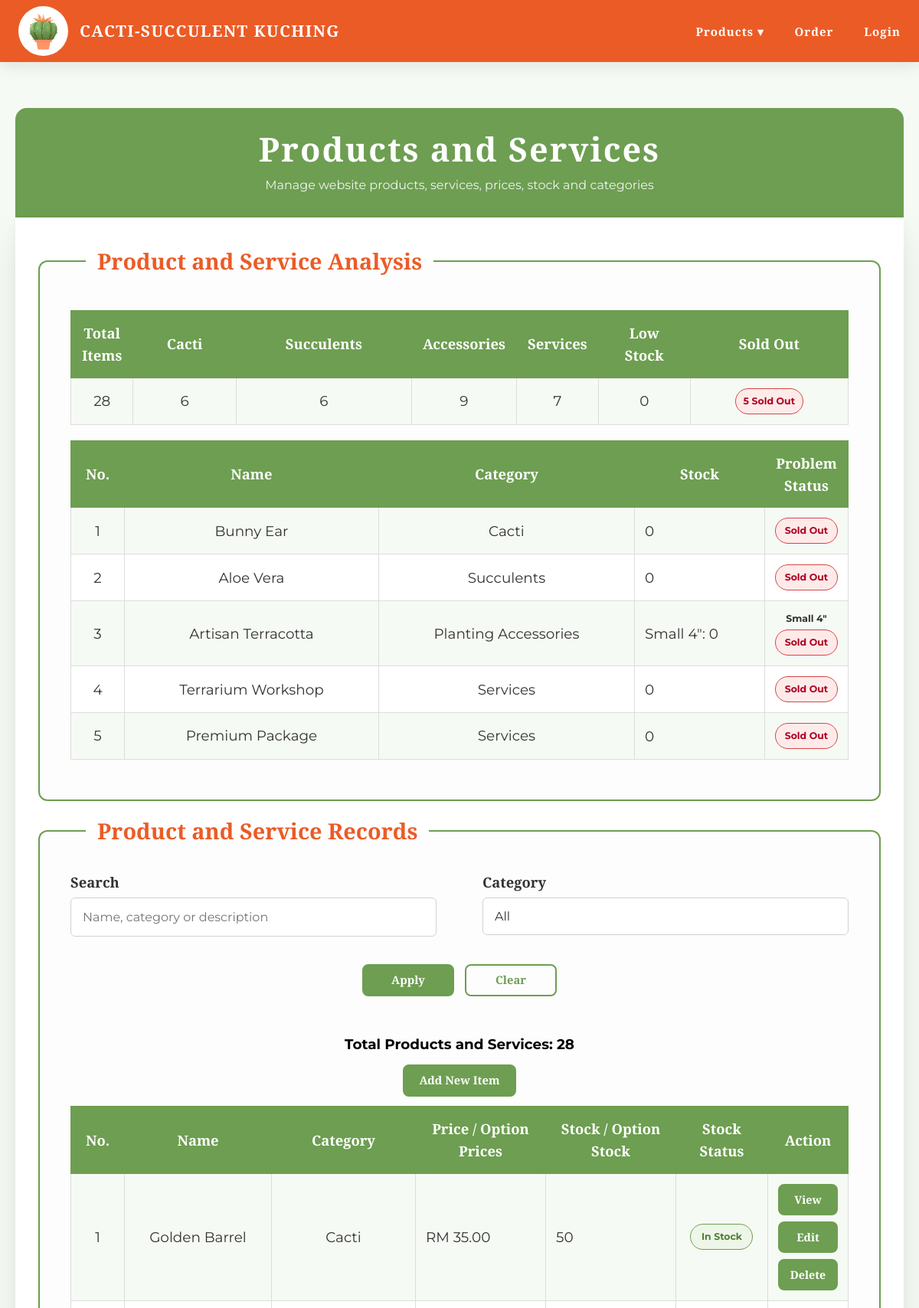
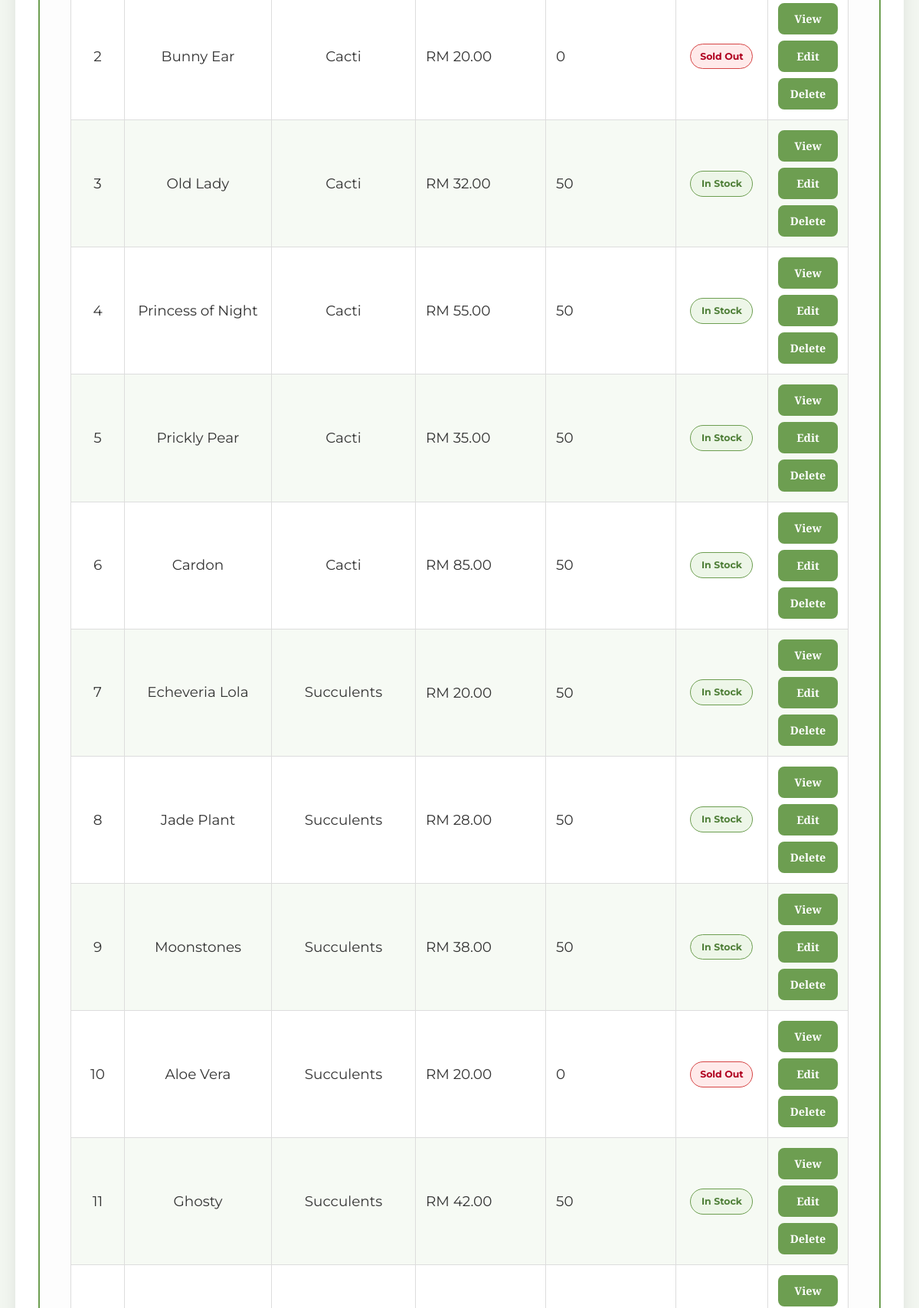
The app's page /view_product.php (signed in, upper part) with its own data (2 pictures, top to bottom).
### tables this page shows
CREATE TABLE `product` (
  `id` int(11) NOT NULL,
  `product_name` varchar(100) NOT NULL,
  `category` varchar(50) NOT NULL,
  `product_options` varchar(255) DEFAULT NULL,
  `description` text NOT NULL,
  `price` decimal(10,2) NOT NULL,
  `image_path` varchar(255) NOT NULL,
  `image_source` varchar(500) DEFAULT NULL,
  `stock_quantity` int(11) DEFAULT NULL
);

CREATE TABLE `product_option` (
  `id` int(11) NOT NULL,
  `product_id` int(11) NOT NULL,
  `option_name` varchar(100) NOT NULL,
  `option_price` decimal(10,2) NOT NULL,
  `option_stock` int(11) NOT NULL DEFAULT 50
);

### view_product.php (the view, shortened to what the rows shown need)
<?php
require_once('settings.php');
$create_option_table_sql = "
    CREATE TABLE IF NOT EXISTS product_option (
        id INT AUTO_INCREMENT PRIMARY KEY,
        product_id INT NOT NULL,
        option_name VARCHAR(100) NOT NULL,
        option_price DECIMAL(10,2) NOT NULL,
        option_stock INT NOT NULL DEFAULT 0,
        FOREIGN KEY (product_id) REFERENCES product(id) ON DELETE CASCADE
    )
";
mysqli_query($conn, $create_option_table_sql);
$filter_category = isset($_GET['category']) ? trim($_GET['category']) : "All";
$search_keyword = isset($_GET['keyword']) ? trim($_GET['keyword']) : "";
$search_like = "%" . $search_keyword . "%";
$category_order_sql = "
    CASE category
        WHEN 'Cacti' THEN 1
        WHEN 'Succulents' THEN 2
        WHEN 'Planting Accessories' THEN 3
        WHEN 'Services' THEN 4
        ELSE 5
    END
";
function get_admin_product_options($conn, $product_id) {
    $options = [];
    $sql = "SELECT option_name, option_price, option_stock
            FROM product_option
            WHERE product_id = ?
            ORDER BY id ASC";
    $stmt = mysqli_prepare($conn, $sql);
    mysqli_stmt_bind_param($stmt, "i", $product_id);
    mysqli_stmt_execute($stmt);
    $result = mysqli_stmt_get_result($stmt);
    if ($result && mysqli_num_rows($result) > 0) {
        while ($row = mysqli_fetch_assoc($result)) {
            $options[] = $row;
        }
    }
    return $options;
}
function format_admin_price_display($conn, $product_id, $price) {
    $options = get_admin_product_options($conn, $product_id);
    $price_lines = [];
    if (count($options) > 0) {
        foreach ($options as $option) {
            $price_lines[] = htmlspecialchars($option['option_name']) . ": RM " . htmlspecialchars(number_format((float)$option['option_price'], 2));
        }
        return implode("<br>", $price_lines);
    }
    return "RM " . htmlspecialchars(number_format((float)$price, 2));
}
function format_admin_stock_display($conn, $product_id, $stock_quantity) {
    $options = get_admin_product_options($conn, $product_id);
    $stock_lines = [];
    if (count($options) > 0) {
        foreach ($options as $option) {
            $stock_lines[] = htmlspecialchars($option['option_name']) . ": " . htmlspecialchars($option['option_stock']);
        }
        return implode("<br>", $stock_lines);
    }
    return htmlspecialchars($stock_quantity);
}
function format_admin_problem_stock_display($conn, $product_id, $stock_quantity) {
    $options = get_admin_product_options($conn, $product_id);
    $stock_lines = [];
    if (count($options) > 0) {
        foreach ($options as $option) {
            $option_stock = (int)$option['option_stock'];
            if ($option_stock == 0 || ($option_stock > 0 && $option_stock <= 5)) {
                $stock_lines[] = htmlspecialchars($option['option_name']) . ": " . htmlspecialchars($option_stock);
            }
        }
        if (count($stock_lines) > 0) {
            return implode("<br>", $stock_lines);
        }
        return "-";
    }
    return htmlspecialchars($stock_quantity);
}
function get_admin_stock_status_data($conn, $product_id, $stock_quantity) {
    $options = get_admin_product_options($conn, $product_id);
    $status_data = [
        "has_options" => false,
        "has_low_stock" => false,
        "has_sold_out" => false,
        "all_sold_out" => false,
        "full_status_html" => "",
        "problem_status_html" => ""
    ];
    if (count($options) > 0) {
        $status_data["has_options"] = true;
        $all_sold_out = true;
        $full_status_lines = [];
        $problem_status_lines = [];
        foreach ($options as $option) {
            $option_name = $option['option_name'];
            $option_stock = (int)$option['option_stock'];
            if ($option_stock > 0) {
                $all_sold_out = false;
            }
            if ($option_stock == 0) {
                $status_data["has_sold_out"] = true;
                $status_text = "Sold Out";
                $status_class = "admin-stock-soldout";
                $is_problem = true;
            } else if ($option_stock <= 5) {
                $status_data["has_low_stock"] = true;
                $status_text = "Low Stock";
                $status_class = "admin-stock-warning";
                $is_problem = true;
            } else {
                $status_text = "In Stock";
                $status_class = "admin-stock-normal";
                $is_problem = false;
            }
            $status_line =
                "<div class='product-option-status-line'>" .
                "<span class='product-option-status-name'>" . htmlspecialchars($option_name) . "</span>" .
                "<span class='" . htmlspecialchars($status_class) . "'>" . htmlspecialchars($status_text) . "</span>" .
                "</div>";
            $full_status_lines[] = $status_line;
            if ($is_problem) {
                $problem_status_lines[] = $status_line;
            }
        }
        $status_data["all_sold_out"] = $all_sold_out;
        $status_data["full_status_html"] = "<div class='product-option-status-list'>" . implode("", $full_status_lines) . "</div>";
        if (count($problem_status_lines) > 0) {
            $status_data["problem_status_html"] = "<div class='product-option-status-list'>" . implode("", $problem_status_lines) . "</div>";
        }
        return $status_data;
    }
    $stock_quantity = (int)$stock_quantity;
    if ($stock_quantity == 0) {
        $status_data["has_sold_out"] = true;
        $status_data["all_sold_out"] = true;
        $status_data["full_status_html"] = "<span class='admin-stock-soldout'>Sold Out</span>";
        $status_data["problem_status_html"] = "<span class='admin-stock-soldout'>Sold Out</span>";
    } else if ($stock_quantity <= 5) {
        $status_data["has_low_stock"] = true;
        $status_data["full_status_html"] = "<span class='admin-stock-warning'>Low Stock</span>";
        $status_data["problem_status_html"] = "<span class='admin-stock-warning'>Low Stock</span>";
    } else {
        $status_data["full_status_html"] = "<span class='admin-stock-normal'>In Stock</span>";
    }
    return $status_data;
}
$stock_status_sql = "SELECT id, stock_quantity FROM product";
$stock_status_result = mysqli_query($conn, $stock_status_sql);
if ($stock_status_result) {
    while ($stock_status_row = mysqli_fetch_assoc($stock_status_result)) {
        $status_data = get_admin_stock_status_data($conn, $stock_status_row['id'], $stock_status_row['stock_quantity']);
    }
}
$low_stock_items = [];
$low_stock_items_sql = "SELECT id, product_name, category, stock_quantity
                        FROM product
                        ORDER BY $category_order_sql, id ASC";
$low_stock_items_result = mysqli_query($conn, $low_stock_items_sql);
if ($low_stock_items_result) {
    while ($low_item = mysqli_fetch_assoc($low_stock_items_result)) {
        $status_data = get_admin_stock_status_data($conn, $low_item['id'], $low_item['stock_quantity']);
        if ($status_data["problem_status_html"] != "") {
            $low_item['problem_status_html'] = $status_data["problem_status_html"];
            $low_item['stock_display'] = format_admin_problem_stock_display($conn, $low_item['id'], $low_item['stock_quantity']);
            $low_stock_items[] = $low_item;
        }
    }
}
if ($filter_category == "All" && $search_keyword == "") {
    $sql = "SELECT id, product_name, category, product_options, price, stock_quantity
            FROM product
            ORDER BY $category_order_sql, id ASC";
    $result = mysqli_query($conn, $sql);
} else if ($filter_category != "All" && $search_keyword == "") {
    $sql = "SELECT id, product_name, category, product_options, price, stock_quantity
            FROM product
            WHERE category = ?
            ORDER BY id ASC";
    $stmt = mysqli_prepare($conn, $sql);
    mysqli_stmt_bind_param($stmt, "s", $filter_category);
    mysqli_stmt_execute($stmt);
    $result = mysqli_stmt_get_result($stmt);
} else if ($filter_category == "All" && $search_keyword != "") {
    $sql = "SELECT id, product_name, category, product_options, price, stock_quantity
            FROM product
            WHERE product_name LIKE ?
               OR category LIKE ?
               OR product_options LIKE ?
               OR description LIKE ?
               OR image_path LIKE ?
            ORDER BY $category_order_sql, id ASC";
    $stmt = mysqli_prepare($conn, $sql);
    mysqli_stmt_bind_param($stmt, "sssss", $search_like, $search_like, $search_like, $search_like, $search_like);
    mysqli_stmt_execute($stmt);
    $result = mysqli_stmt_get_result($stmt);
}
?>
<!DOCTYPE html>
<html lang="en">
<head>
    <link rel="stylesheet" href="styles/style.css?v=productmanage11">
    <link href="https://cdn.jsdelivr.net/npm/remixicon/fonts/remixicon.css" rel="stylesheet">
</head>
<body class="admin-page view-product-page">
    <main class="form-main">
        <div class="form-header">
            <h1>Products and Services</h1>
        </div>
        <div class="form-card">
            <fieldset class="admin-record-fieldset">
                <div class="admin-table-wrapper">
                    <table class="admin-summary-table">
                        <tr>
                            <th>Total Items</th>
                            <th>Cacti</th>
                            <th>Succulents</th>
                            <th>Accessories</th>
                            <th>Services</th>
                            <th>Low Stock</th>
                            <th>Sold Out</th>
                        </tr>
                    </table>
                </div>
                <div class="admin-table-wrapper">
                    <table class="admin-summary-table">
                        <tr>
                            <th>No.</th>
                            <th>Name</th>
                            <th>Category</th>
                            <th>Stock</th>
                            <th>Problem Status</th>
                        </tr>
                        <?php
                        if (count($low_stock_items) > 0) {
                            $low_no = 1;
                            foreach ($low_stock_items as $low_item) {
                                echo "<tr>";
                                echo "<td>" . htmlspecialchars($low_no) . "</td>";
                                echo "<td>" . htmlspecialchars($low_item['product_name']) . "</td>";
                                echo "<td>" . htmlspecialchars($low_item['category']) . "</td>";
                                echo "<td class='admin-option-price-cell'>" . $low_item['stock_display'] . "</td>";
                                echo "<td>" . $low_item['problem_status_html'] . "</td>";
                                echo "</tr>";
                                $low_no++;
                            }
                        } else {
                            echo "<tr><td colspan='5'>No low stock or sold out items.</td></tr>";
                        }
                        ?>
                    </table>
                </div>
            </fieldset>
            <fieldset class="admin-record-fieldset">
                <div class="admin-table-wrapper">
                    <table class="admin-summary-table">
                        <tr>
                            <th>No.</th>
                            <th>Name</th>
                            <th>Category</th>
                            <th>Price / Option Prices</th>
                            <th>Stock / Option Stock</th>
                            <th>Stock Status</th>
                            <th>Action</th>
                        </tr>
                        <?php
                        $display_no = 1;
                        if ($result && mysqli_num_rows($result) > 0) {
                            while ($row = mysqli_fetch_assoc($result)) {
                                $status_data = get_admin_stock_status_data($conn, $row['id'], $row['stock_quantity']);
                                echo "<tr>";
                                echo "<td>" . htmlspecialchars($display_no) . "</td>";
                                echo "<td>" . htmlspecialchars($row['product_name']) . "</td>";
                                echo "<td>" . htmlspecialchars($row['category']) . "</td>";
                                echo "<td class='admin-option-price-cell'>" . format_admin_price_display($conn, $row['id'], $row['price']) . "</td>";
                                echo "<td class='admin-option-price-cell'>" . format_admin_stock_display($conn, $row['id'], $row['stock_quantity']) . "</td>";
                                echo "<td>" . $status_data['full_status_html'] . "</td>";
                                echo "<td>";
                                echo "<div class='product-table-action-group'>";
                                echo "<a href='view_product_detail.php?id=" . urlencode($row['id']) . "' class='admin-view-btn'>View</a>";
                                echo "<a href='edit_product.php?id=" . urlencode($row['id']) . "' class='admin-view-btn'>Edit</a>";
                                echo "<a href='delete_product.php?id=" . urlencode($row['id']) . "' class='admin-view-btn'>Delete</a>";
                                echo "</div>";
                                echo "</td>";
                                echo "</tr>";
                                $display_no++;
                            }
                        } else {
                            echo "<tr><td colspan='7'>No product or service records found.</td></tr>";
                        }
                        ?>
                    </table>
                </div>
            </fieldset>
        </div>
    </main>
</body>
</html>

### records on screen
product: product_name "Bunny Ear", category "Cacti", stock_quantity "0", price "RM 20.00"
product: product_name "Aloe Vera", category "Succulents", stock_quantity "0", price "RM 20.00"
product: product_name "Artisan Terracotta", category "Planting Accessories"
product_option: option_name "Small 4\"", option_stock "Sold Out"
product: product_name "Terrarium Workshop", category "Services", stock_quantity "0"
product: product_name "Premium Package", category "Services", stock_quantity "0"
product: product_name "Golden Barrel", category "Cacti", price "RM 35.00", stock_quantity "50"
product: product_name "Old Lady", category "Cacti", price "RM 32.00", stock_quantity "50"
product: product_name "Princess of Night", category "Cacti", price "RM 55.00", stock_quantity "50"
product: product_name "Prickly Pear", category "Cacti", price "RM 35.00", stock_quantity "50"
product: product_name "Cardon", category "Cacti", price "RM 85.00", stock_quantity "50"
product: product_name "Echeveria Lola", category "Succulents", price "RM 20.00", stock_quantity "50"
product: product_name "Jade Plant", category "Succulents", price "RM 28.00", stock_quantity "50"
product: product_name "Moonstones", category "Succulents", price "RM 38.00", stock_quantity "50"
product: product_name "Ghosty", category "Succulents", price "RM 42.00", stock_quantity "50"

### other values on screen
$total_items "28"
$total_cacti "6"
$total_succulents "6"
$total_accessories "9"
$total_services "7"
$sold_out_count "5"
$total_records "28"
form field category "All"
